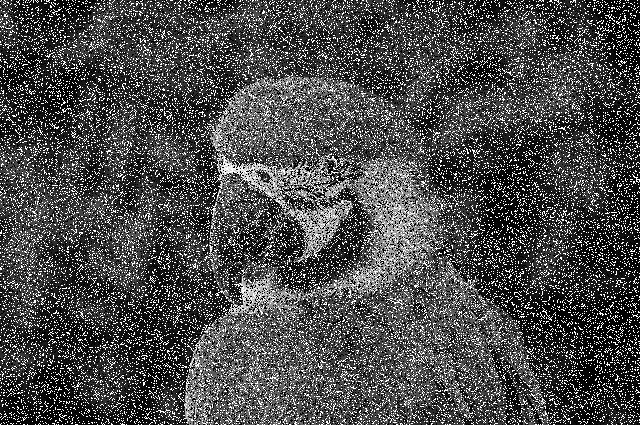
#> input picture parrot.jpg, 640 x 425 px, found by its file name
$ jupyter execute --allow-errors openCv.ipynb   (shell and % lines are left out)
#> lines starting #> are read from the running program, lines starting #| are printed output that depends on the picture
[cell 1]
import cv2

[cell 2]
import cv2

[cell 3]
img = cv2.imread("C:/Users/Aayush Sharma/Desktop/opencv/parrot.jpg")
#> img is the input picture: shape (425, 640, 3); min 0, max 255, mean 76

[cell 4]
img

[cell 5]
#2. Convert RGB image to Gray scale
img_g = cv2.cvtColor(img, cv2.COLOR_BGR2GRAY)

[cell 6]
#cv2.imshow('Gray' , img_g)
cv2.imshow('frame1', img)
cv2.imshow('frame2', img_g)
# press any key with 0 wait time
cv2.waitKey(0)
# Close all imageframe
cv2.destroyAllWindows()

[cell 7]
img_g

[cell 8]
img_g.shape
#> Out = (425, 640)

[cell 9]
import cv2

img = cv2.imread("C:/Users/Aayush Sharma/Desktop/opencv/parrot.jpg")

cv2.imshow('Original', img)
# convert BGR format to Grayscale
img_g = cv2.cvtColor(img, cv2.COLOR_BGR2GRAY)

# Canny(image, threshold1, threshold2)
# Computing Edge Gradient with canny thresholds
# The edge gradients that are greater tha threshold value will be detected as Edges
# thresholds lower than threshold1 will not be considered as edges.
edges_low = cv2.Canny(img_g, 10, 50)
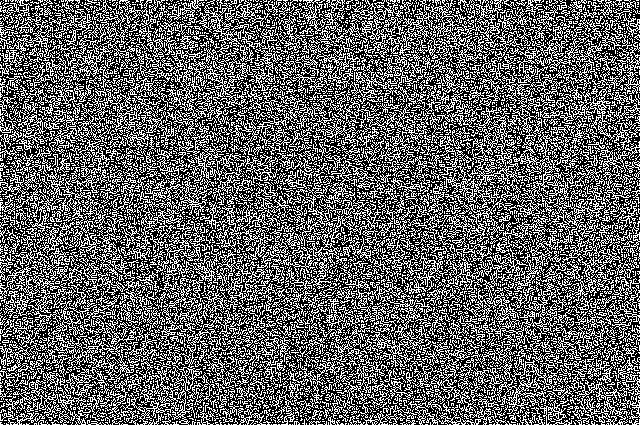
#> edges_low: shape (425, 640); 38.5% white in thin lines or dots
cv2.imshow('Edge Detection', edges_low)

edges_high = cv2.Canny(img_g, 150, 250)
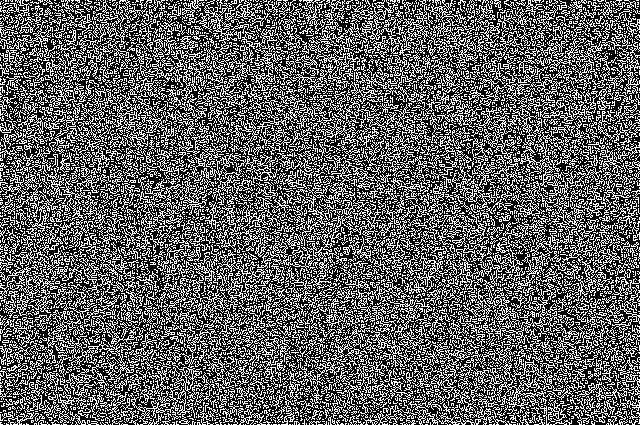
#> edges_high: shape (425, 640); 37.4% white in thin lines or dots
cv2.imshow('High Edge Detection', edges_high)

# press any key with 0 wait time
cv2.waitKey(0)
# Close all imageframe
cv2.destroyAllWindows()
